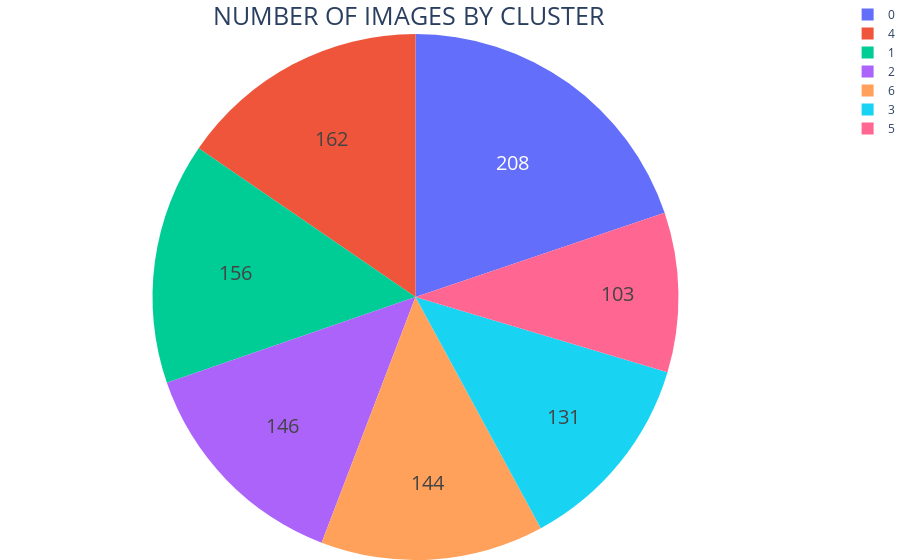

Source (notebook cell):
### Code cell
import plotly.graph_objects as go

counts = np.bincount(df_tsne.Kmeans_cluster)
labels = np.unique(df_tsne.Kmeans_cluster)
#category_name = np.array([next((key for key, value in category_dict.items() if value == label), None) for label in labels])

# NUMBER OF CUSTOMERS BY CLUSTER
#fig = go.Figure(data=[go.Pie(labels=category_name,
fig = go.Figure(data=[go.Pie(labels=df_tsne.groupby('Kmeans_cluster').count()['category'].index,
                             title='NUMBER OF IMAGES BY CLUSTER\n\n',
                             title_font_size=25,
#                             values=counts)])
                             values=df_tsne.groupby('Kmeans_cluster').count()['category'])])
fig.update_traces(hoverinfo='label+percent', textinfo='value', textfont_size=20,
                  #marker=dict(colors=colors, line=dict(color='#000000', width=2))
                 )
fig.update_layout(margin=dict(t=0, b=0, l=0, r=0))
fig.show()

### Figure 1 — Plotly figure (JSON) as saved in the notebook; plotly's stock layout.template omitted (floating-point values rounded to 4 significant figures)
{"data": [{"hoverinfo": "label+percent", "labels": [0, 1, 2, 3, 4, 5, 6], "textfont": {"size": 20}, "textinfo": "value", "title": {"font": {"size": 25}, "text": "NUMBER OF IMAGES BY CLUSTER\n\n"}, "type": "pie", "values": [208, 156, 146, 131, 162, 103, 144]}], "layout": {"margin": {"b": 0, "l": 0, "r": 0, "t": 0}}}
